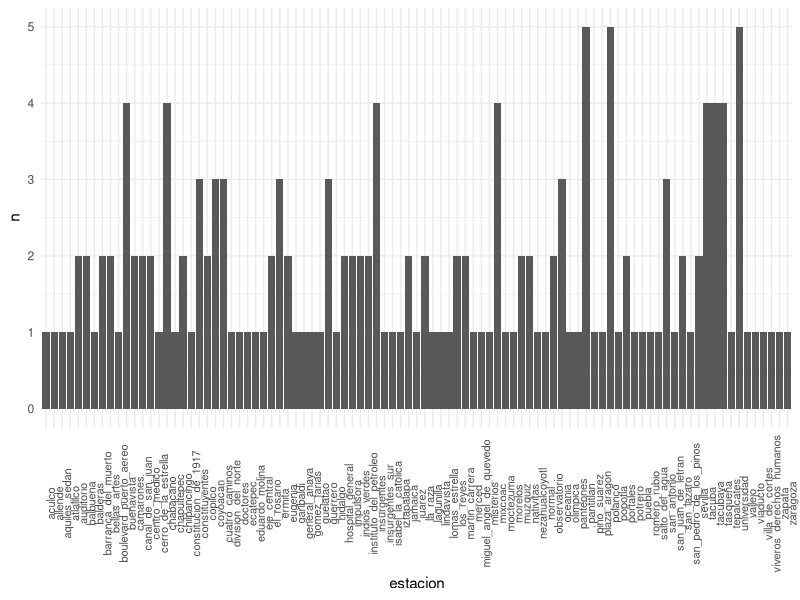
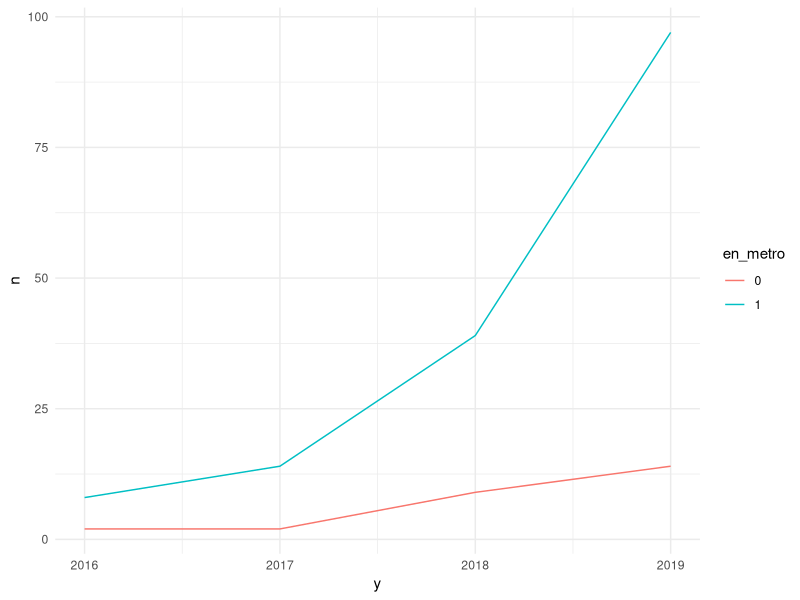

These charts were generated, in order, by the following R code:
## ---- chunk 1
knitr::opts_chunk$set(echo = FALSE, warning = FALSE)
library(dplyr)
library(ggplot2)
library(knitr)
library(lubridate)
library(readr)
library(tidyr)

df <- readr::read_delim('../data/clean/secuestros_mujeres_colonias.csv', delim = ';')
## ---- chunk 2
df %>%
  count(en_metro) %>%
  mutate(n = n*100/sum(n)) %>%
  kable(align = 'l')
## ---- chunk 3
df_metro <- df %>% filter(en_metro == 1)
## ---- chunk 4
df_metro %>%
  count(conocemos_estacion = !is.na(estacion)) %>%
  mutate(n = n*100/sum(n)) %>%
  kable(align = 'l')
## ---- chunk 5
df_metro %>%
  filter(!is.na(estacion)) %>%
  count(estacion) %>%
  arrange(desc(n)) %>%
  ggplot(aes(estacion, n)) +
  geom_bar(stat = 'identity') +
  theme_minimal() +
  theme(axis.text.x = element_text(angle = 90, size = 8))
## ---- chunk 6
df_metro %>%
  count(lugar_en_metro) %>%
  mutate(n = n*100/sum(n)) %>%
  kable(align = 'l')
## ---- chunk 7
df_metro %>%
  count(linea) %>%
  mutate(n = n*100/sum(n)) %>%
  arrange(desc(n)) %>%
  kable(align = 'l')
## ---- chunk 8
df %>%
  count(y = year(mdy(fecha)), en_metro = factor(en_metro)) %>%
  filter(y > 2015) %>%
  ggplot(aes(y, n, group = en_metro, color = en_metro)) +
  geom_line() +
  theme_minimal()
